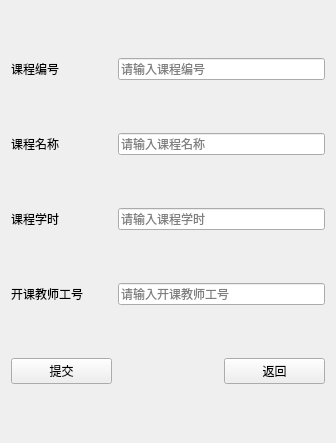
<?xml version="1.0" encoding="UTF-8"?>
<ui version="4.0">
 <class>Create_Course_Form</class>
 <widget class="QWidget" name="Create_Course_Form">
  <property name="geometry">
   <rect>
    <x>0</x>
    <y>0</y>
    <width>336</width>
    <height>443</height>
   </rect>
  </property>
  <property name="windowTitle">
   <string>Form</string>
  </property>
  <layout class="QGridLayout" name="gridLayout">
   <item row="2" column="1" colspan="2">
    <widget class="QLineEdit" name="lineEdit_3">
     <property name="placeholderText">
      <string>请输入课程学时</string>
     </property>
    </widget>
   </item>
   <item row="4" column="0">
    <widget class="QPushButton" name="pushButton_2">
     <property name="text">
      <string>提交</string>
     </property>
    </widget>
   </item>
   <item row="0" column="0">
    <widget class="QLabel" name="label">
     <property name="text">
      <string>课程编号</string>
     </property>
    </widget>
   </item>
   <item row="3" column="0">
    <widget class="QLabel" name="label_4">
     <property name="text">
      <string>开课教师工号</string>
     </property>
    </widget>
   </item>
   <item row="1" column="0">
    <widget class="QLabel" name="label_2">
     <property name="text">
      <string>课程名称</string>
     </property>
    </widget>
   </item>
   <item row="2" column="0">
    <widget class="QLabel" name="label_3">
     <property name="text">
      <string>课程学时</string>
     </property>
    </widget>
   </item>
   <item row="1" column="1" colspan="2">
    <widget class="QLineEdit" name="lineEdit_2">
     <property name="placeholderText">
      <string>请输入课程名称</string>
     </property>
    </widget>
   </item>
   <item row="3" column="1" colspan="2">
    <widget class="QLineEdit" name="lineEdit_4">
     <property name="placeholderText">
      <string>请输入开课教师工号</string>
     </property>
    </widget>
   </item>
   <item row="4" column="2">
    <widget class="QPushButton" name="pushButton">
     <property name="text">
      <string>返回</string>
     </property>
    </widget>
   </item>
   <item row="0" column="1" colspan="2">
    <widget class="QLineEdit" name="lineEdit">
     <property name="text">
      <string/>
     </property>
     <property name="frame">
      <bool>true</bool>
     </property>
     <property name="echoMode">
      <enum>QLineEdit::Normal</enum>
     </property>
     <property name="placeholderText">
      <string>请输入课程编号</string>
     </property>
    </widget>
   </item>
  </layout>
 </widget>
 <resources/>
 <connections/>
</ui>
